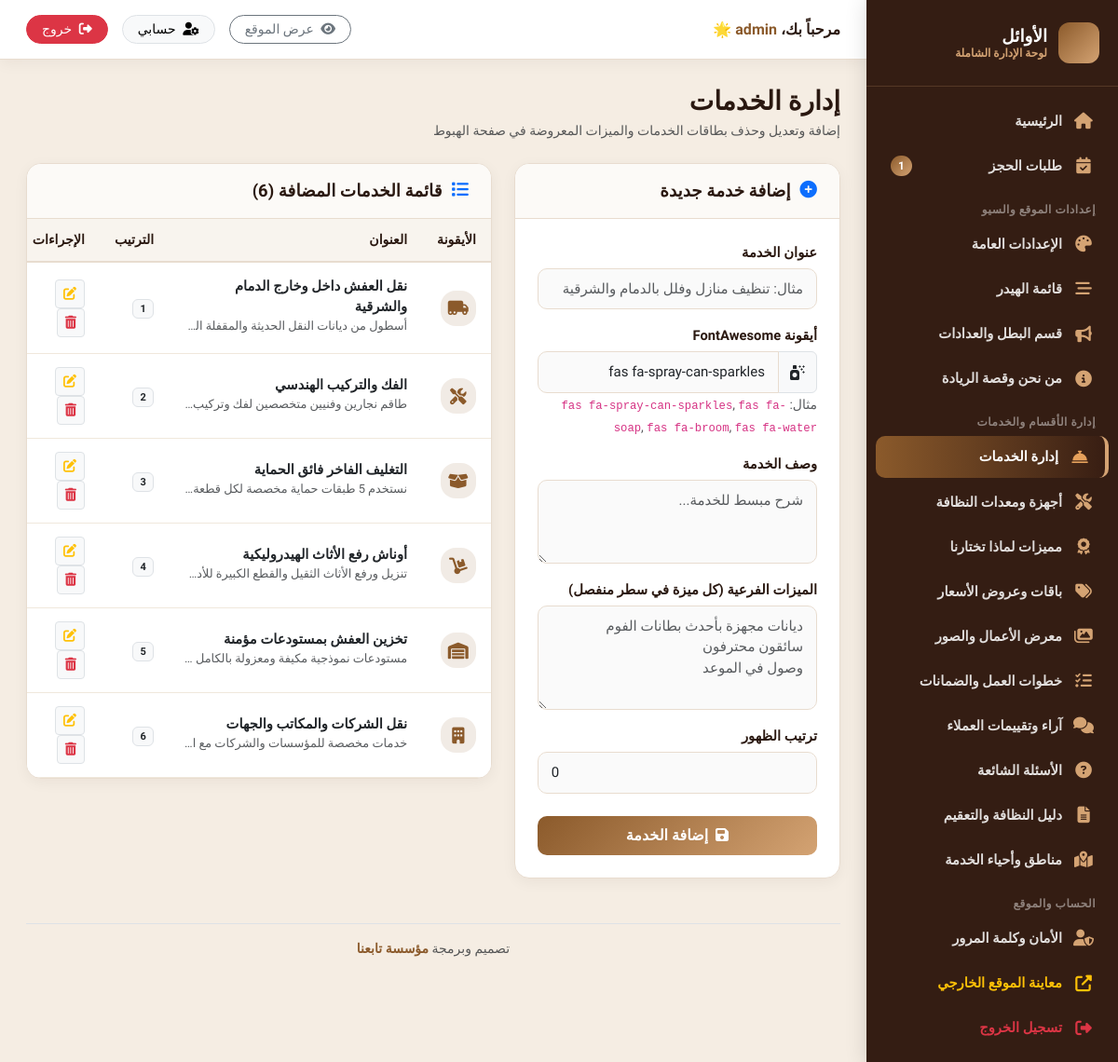
Before: /admin/services.php (signed in) with the older database file.
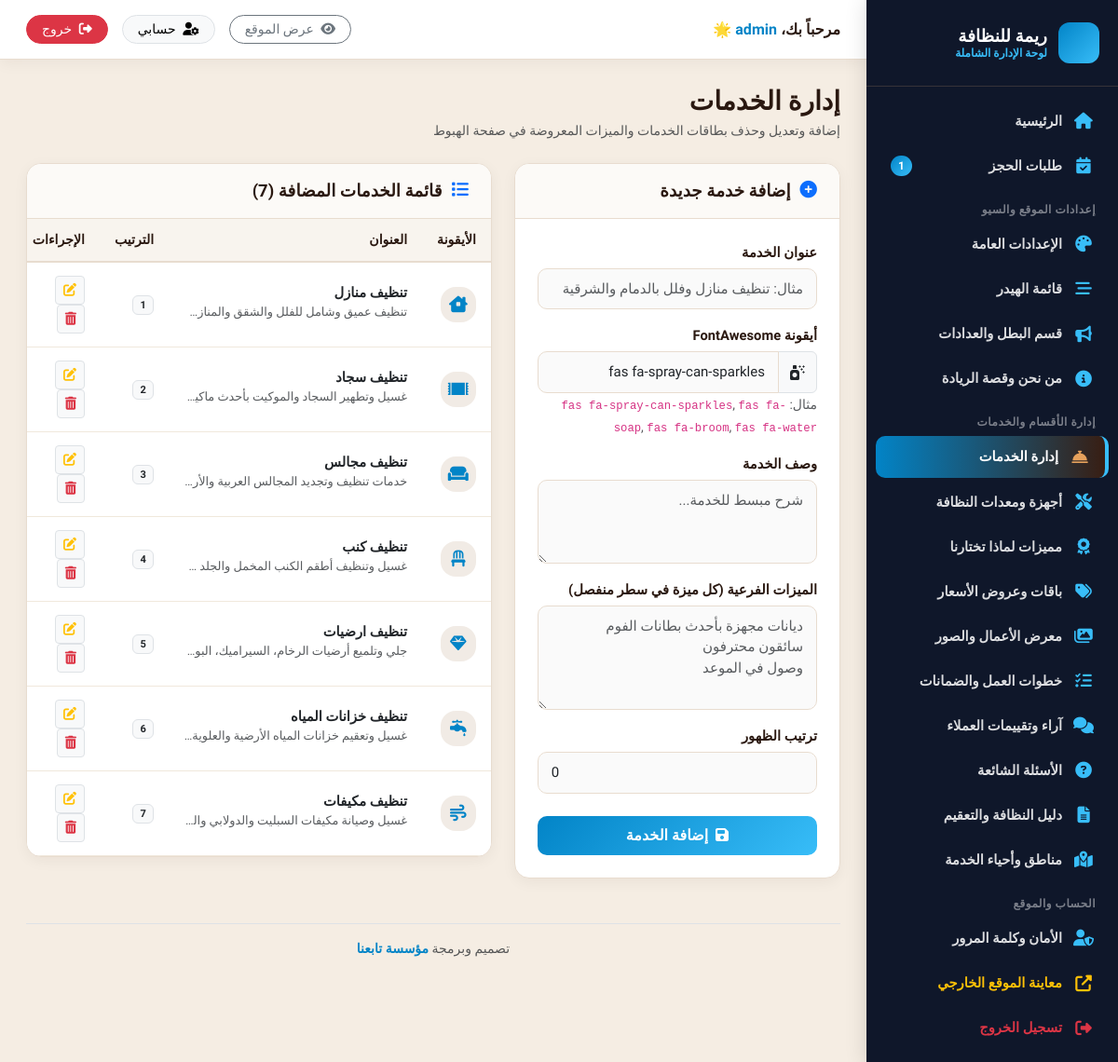
After: the same page with the newer database file.
### tables this page shows
CREATE TABLE services (
  id INTEGER PRIMARY KEY AUTOINCREMENT,
  title TEXT NOT NULL,
  icon TEXT NOT NULL,
  description TEXT NOT NULL,
  features TEXT NOT NULL,
  sort_order INTEGER DEFAULT 0,
  is_active INTEGER DEFAULT 1
);

### includes/functions.php (called while the page is built, shortened)
<?php
function get_all_settings() {
    return $GLOBALS['_cached_settings'];
}
function get_setting($key, $default = '') {
    $settings = get_all_settings();
    return isset($settings[$key]) && $settings[$key] !== '' ? $settings[$key] : $default;
}

### admin/services.php (the view, shortened to what the changed rows need)
<?php
require_once __DIR__ . '/includes/admin_header.php';
$services = $pdo->query("SELECT * FROM services ORDER BY sort_order ASC, id ASC")->fetchAll();
?>
<div class="row g-4">
  <div class="col-lg-7">
    <div class="content-card">
      <div class="content-card-header">
        <h5><i class="fas fa-list text-primary"></i> قائمة الخدمات المضافة (<?= count($services) ?>)</h5>
      </div>
      <div class="content-card-body p-0">
        <div class="table-responsive">
          <table class="table table-hover align-middle mb-0">
            <thead>
              <tr>
                <th width="45">الأيقونة</th>
                <th>العنوان</th>
                <th>الترتيب</th>
                <th width="120">الإجراءات</th>
              </tr>
            </thead>
            <tbody>
              <?php if (empty($services)): ?>
                <tr><td colspan="4" class="text-center py-4 text-muted">لا توجد خدمات مضافة حتى الآن.</td></tr>
              <?php else: ?>
                <?php foreach ($services as $srv): ?>
                <tr>
                  <td>
                    <div class="stat-icon primary" style="width:38px;height:38px;font-size:1.1rem;">
                      <i class="<?= htmlspecialchars($srv['icon']) ?>"></i>
                    </div>
                  </td>
                  <td>
                    <strong class="d-block text-dark"><?= htmlspecialchars($srv['title']) ?></strong>
                    <small class="text-muted text-truncate d-inline-block" style="max-width:240px;"><?= htmlspecialchars($srv['description']) ?></small>
                  </td>
                  <td><span class="badge bg-light text-dark border"><?= $srv['sort_order'] ?></span></td>
                  <td>
                    <a href="services.php?edit_id=<?= $srv['id'] ?>" class="btn btn-sm btn-light border" title="تعديل">
                      <i class="fas fa-edit text-warning"></i>
                    </a>
                    <a href="services.php?delete_id=<?= $srv['id'] ?>" class="btn btn-sm btn-light border confirm-delete" title="حذف">
                      <i class="fas fa-trash-alt text-danger"></i>
                    </a>
                  </td>
                </tr>
                <?php endforeach; ?>
              <?php endif; ?>
            </tbody>
          </table>
        </div>
      </div>
    </div>
  </div>
</div>
<?php require_once __DIR__ . '/includes/admin_footer.php'; ?>

### admin/includes/admin_header.php (shortened to what the changed rows need)
<?php
require_once __DIR__ . '/../../includes/functions.php';
$current_page = basename($_SERVER['PHP_SELF']);
try {
    $new_bookings_count = (int)$pdo->query("SELECT COUNT(*) FROM bookings WHERE status = 'new'")->fetchColumn();
} catch (Exception $e) {
    $new_bookings_count = 0;
}
$site_short_name = get_setting('site_short_name', 'ريمة للنظافة');
?>
<!DOCTYPE html>
<html lang="ar" dir="rtl">
<head>
  <link rel="stylesheet" href="https://cdn.jsdelivr.net/npm/bootstrap@5.3.2/dist/css/bootstrap.rtl.min.css">
  <link rel="stylesheet" href="https://cdnjs.cloudflare.com/ajax/libs/font-awesome/6.5.1/css/all.min.css">
  <link rel="stylesheet" href="/admin/assets/css/admin.css">
</head>
<body>
<div class="admin-wrapper">
  <aside class="admin-sidebar">
    <div class="sidebar-header">
      <div class="sidebar-brand-icon"><i class="fas fa-sparkles"></i></div>
      <div class="sidebar-brand-title">
        <?= htmlspecialchars($site_short_name) ?>
        <small>لوحة الإدارة الشاملة</small>
      </div>
    </div>
    <ul class="sidebar-menu">
      <li>
        <a href="index.php" class="sidebar-link <?= $current_page == 'index.php' ? 'active' : '' ?>">
          <i class="fas fa-home"></i> الرئيسية
        </a>
      </li>
      <li>
        <a href="bookings.php" class="sidebar-link <?= $current_page == 'bookings.php' ? 'active' : '' ?>">
          <i class="fas fa-calendar-check"></i> طلبات الحجز
          <?php if ($new_bookings_count > 0): ?>
            <span class="sidebar-badge"><?= $new_bookings_count ?></span>
          <?php endif; ?>
        </a>
      </li>
      <li>
        <a href="settings.php" class="sidebar-link <?= $current_page == 'settings.php' ? 'active' : '' ?>">
          <i class="fas fa-palette"></i> الإعدادات العامة
        </a>
      </li>
      <li>
        <a href="nav.php" class="sidebar-link <?= $current_page == 'nav.php' ? 'active' : '' ?>">
          <i class="fas fa-bars-staggered"></i> قائمة الهيدر
        </a>
      </li>
      <li>
        <a href="hero.php" class="sidebar-link <?= $current_page == 'hero.php' ? 'active' : '' ?>">
          <i class="fas fa-bullhorn"></i> قسم البطل والعدادات
        </a>
      </li>
      <li>
        <a href="about.php" class="sidebar-link <?= $current_page == 'about.php' ? 'active' : '' ?>">
          <i class="fas fa-info-circle"></i> من نحن وقصة الريادة
        </a>
      </li>
      <li>
        <a href="fleet.php" class="sidebar-link <?= $current_page == 'fleet.php' ? 'active' : '' ?>">
          <i class="fas fa-tools"></i> أجهزة ومعدات النظافة
        </a>
      </li>
      <li>
        <a href="whyus.php" class="sidebar-link <?= $current_page == 'whyus.php' ? 'active' : '' ?>">
          <i class="fas fa-award"></i> مميزات لماذا تختارنا
        </a>
      </li>
      <li>
        <a href="packages.php" class="sidebar-link <?= $current_page == 'packages.php' ? 'active' : '' ?>">
          <i class="fas fa-tags"></i> باقات وعروض الأسعار
        </a>
      </li>
      <li>
        <a href="gallery.php" class="sidebar-link <?= $current_page == 'gallery.php' ? 'active' : '' ?>">
          <i class="fas fa-images"></i> معرض الأعمال والصور
        </a>
      </li>
      <li>
        <a href="process_guarantees.php" class="sidebar-link <?= $current_page == 'process_guarantees.php' ? 'active' : '' ?>">
          <i class="fas fa-tasks"></i> خطوات العمل والضمانات
        </a>
      </li>
      <li>
        <a href="testimonials.php" class="sidebar-link <?= $current_page == 'testimonials.php' ? 'active' : '' ?>">
          <i class="fas fa-comments"></i> آراء وتقييمات العملاء
        </a>
      </li>
      <li>
        <a href="faqs.php" class="sidebar-link <?= $current_page == 'faqs.php' ? 'active' : '' ?>">
          <i class="fas fa-question-circle"></i> الأسئلة الشائعة
        </a>
      </li>
      <li>
        <a href="seo_guide.php" class="sidebar-link <?= $current_page == 'seo_guide.php' ? 'active' : '' ?>">
          <i class="fas fa-file-alt"></i> دليل النظافة والتعقيم
        </a>
      </li>
      <li>
        <a href="areas.php" class="sidebar-link <?= $current_page == 'areas.php' ? 'active' : '' ?>">
          <i class="fas fa-map-marked-alt"></i> مناطق وأحياء الخدمة
        </a>
      </li>
      <li>
        <a href="profile.php" class="sidebar-link <?= $current_page == 'profile.php' ? 'active' : '' ?>">
          <i class="fas fa-user-shield"></i> الأمان وكلمة المرور
        </a>
      </li>
    </ul>
  </aside>
  <div class="admin-main">
    <header class="admin-topbar">
      <div class="fw-bold d-none d-md-block" style="color:var(--text-dark);">
        مرحباً بك، <span style="color:var(--primary);"><?= htmlspecialchars($_SESSION['admin_username'] ?? 'المدير') ?></span> 🌟
      </div>
    </header>
    <main class="admin-content">

### admin/includes/admin_footer.php (shortened to what the changed rows need)
      <footer class="text-center py-3 text-muted small mt-4 border-top">
        تصميم وبرمجة <a href="https://tab3na.com" target="_blank" rel="noopener" class="text-decoration-none fw-bold" style="color:var(--sidebar-active, #8B5A2B);">مؤسسة تابعنا</a>
      </footer>
    </main>
  </div>
</div>
</body>
</html>

Changed rows visible on the page:
removed services: title "نقل العفش داخل وخارج الدمام والشرقية", sort_order "1"
removed services: title "الفك والتركيب الهندسي", sort_order "2"
removed services: title "التغليف الفاخر فائق الحماية", sort_order "3"
removed services: title "أوناش رفع الأثاث الهيدروليكية", sort_order "4"
removed services: title "تخزين العفش بمستودعات مؤمنة", sort_order "5"
removed services: title "نقل الشركات والمكاتب والجهات", sort_order "6"
added services: title "تنظيف منازل", sort_order "1"
added services: title "تنظيف سجاد", sort_order "2"
added services: title "تنظيف مجالس", sort_order "3"
added services: title "تنظيف كنب", sort_order "4"
added services: title "تنظيف ارضيات", sort_order "5"
added services: title "تنظيف خزانات المياه", sort_order "6"
added services: title "تنظيف مكيفات", sort_order "7"
Other visible differences:
$site_short_name: "الأوائل" → "ريمة للنظافة"
count($services): "6" → "7"
